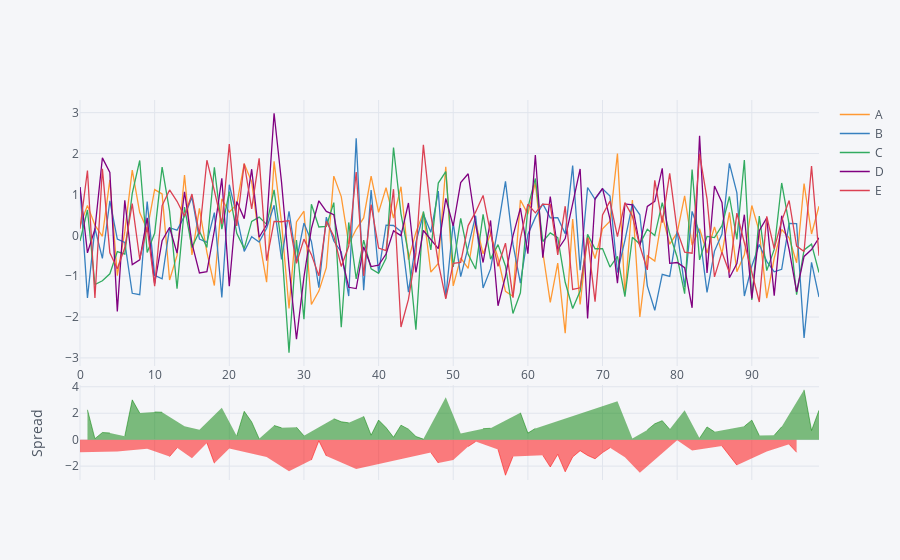

Notebook code for this chart:
### Markdown cell above
## Spread

### Code cell
df.iplot(kind = 'spread')
